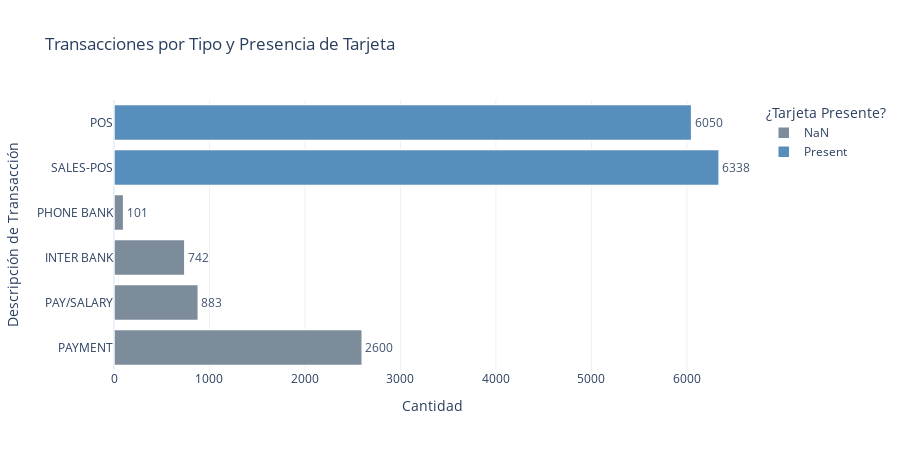

Here is the notebook cell this chart was saved with:
### Code cell
import pandas as pd
import plotly.express as px

# Construimos manualmente el DataFrame combinado a partir de tus resultados
data = {
    'txn_description': ['PAYMENT', 'PAY/SALARY', 'INTER BANK', 'PHONE BANK', 'SALES-POS', 'POS'],
    'card_present_flag': ['NaN', 'NaN', 'NaN', 'NaN', 'Present', 'Present'],
    'count': [2600, 883, 742, 101, 3169 + 3169, 3025 + 3025]  # Sumas de activado + no activado
}

df_plot = pd.DataFrame(data)

# Graficamos
fig = px.bar(df_plot,
             x='count',
             y='txn_description',
             color='card_present_flag',
             orientation='h',
             text='count',
             title='Transacciones por Tipo y Presencia de Tarjeta',
             template='plotly_white',
             color_discrete_map={
                 'NaN': '#708090',      # Slate Gray
                 'Present': '#4682B4'   # Steel Blue
             })

# Ajustes visuales
fig.update_traces(marker_line_color='white',
                  marker_line_width=1.5,
                  textposition='outside',
                  opacity=0.9)

fig.update_layout(
    xaxis_title='Cantidad',
    yaxis_title='Descripción de Transacción',
    legend_title='¿Tarjeta Presente?',
    height=450
)

fig.show()

### Figure 1 — Plotly figure (JSON) as saved in the notebook; plotly's stock layout.template omitted (floating-point values rounded to 4 significant figures)
{"data": [{"hovertemplate": "card_present_flag=NaN<br>count=%{text}<br>txn_description=%{y}<extra></extra>", "legendgroup": "NaN", "marker": {"color": "#708090", "line": {"color": "white", "width": 1.5}, "pattern": {"shape": ""}}, "name": "NaN", "opacity": 0.9, "orientation": "h", "showlegend": true, "text": [2600.0, 883.0, 742.0, 101.0], "textposition": "outside", "type": "bar", "x": [2600, 883, 742, 101], "xaxis": "x", "y": ["PAYMENT", "PAY/SALARY", "INTER BANK", "PHONE BANK"], "yaxis": "y"}, {"hovertemplate": "card_present_flag=Present<br>count=%{text}<br>txn_description=%{y}<extra></extra>", "legendgroup": "Present", "marker": {"color": "#4682B4", "line": {"color": "white", "width": 1.5}, "pattern": {"shape": ""}}, "name": "Present", "opacity": 0.9, "orientation": "h", "showlegend": true, "text": [6338.0, 6050.0], "textposition": "outside", "type": "bar", "x": [6338, 6050], "xaxis": "x", "y": ["SALES-POS", "POS"], "yaxis": "y"}], "layout": {"barmode": "relative", "height": 450, "legend": {"title": {"text": "¿Tarjeta Presente?"}, "tracegroupgap": 0}, "title": {"text": "Transacciones por Tipo y Presencia de Tarjeta"}, "xaxis": {"anchor": "y", "domain": [0, 1], "title": {"text": "Cantidad"}}, "yaxis": {"anchor": "x", "domain": [0, 1], "title": {"text": "Descripción de Transacción"}}}}
